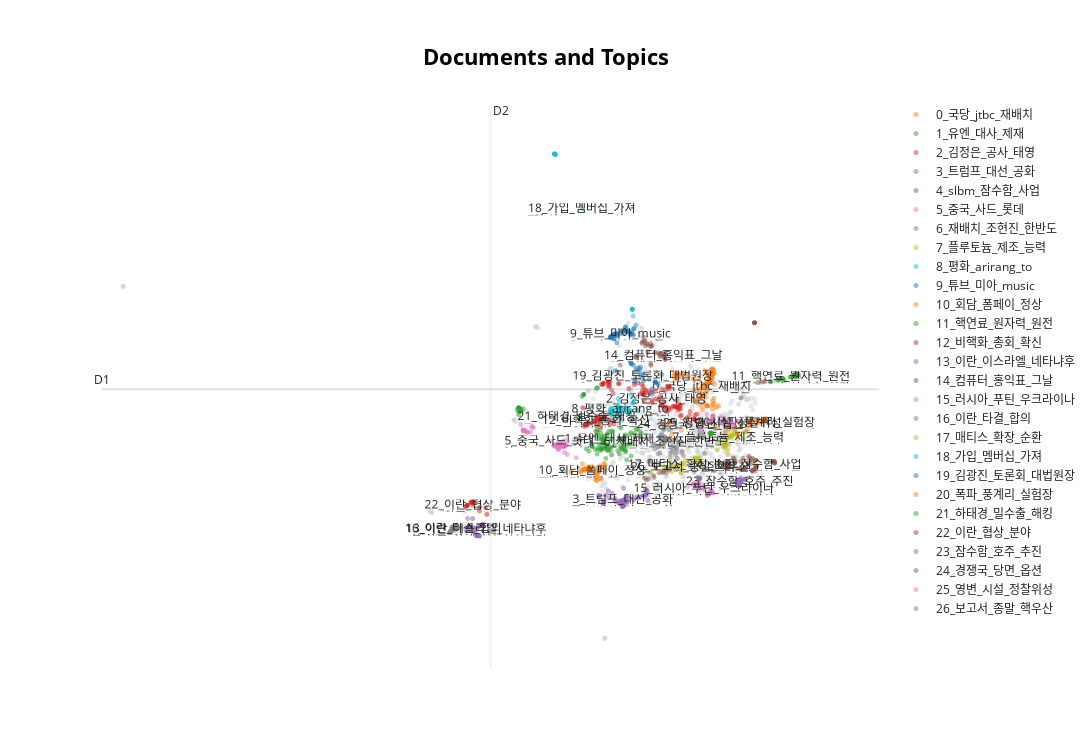

The notebook cell saved with this chart:
### Code cell
docs_fig = topic_model.visualize_documents(docs, embeddings=embeddings) # , topics=range(50)
docs_fig.show()
